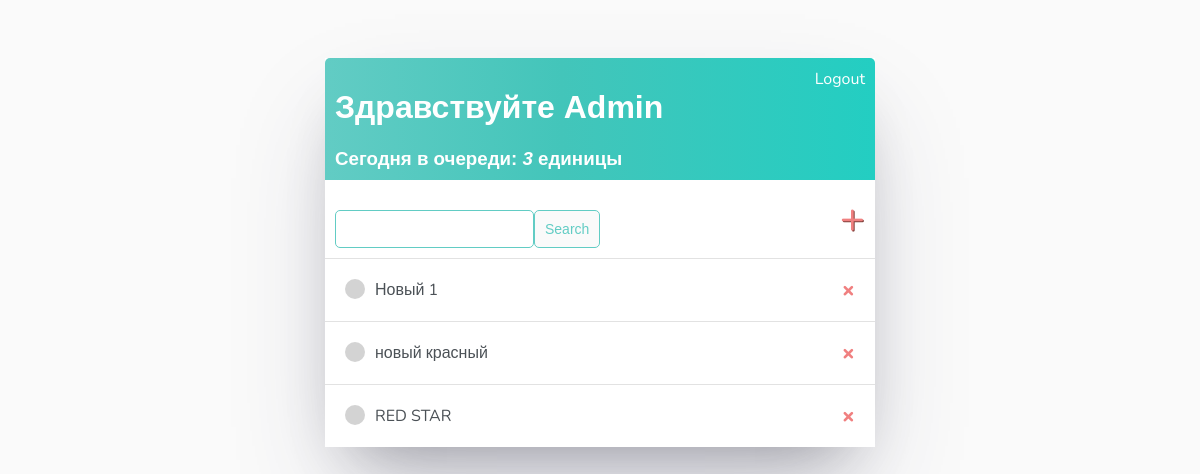
Before: / (signed in) with the older database file.
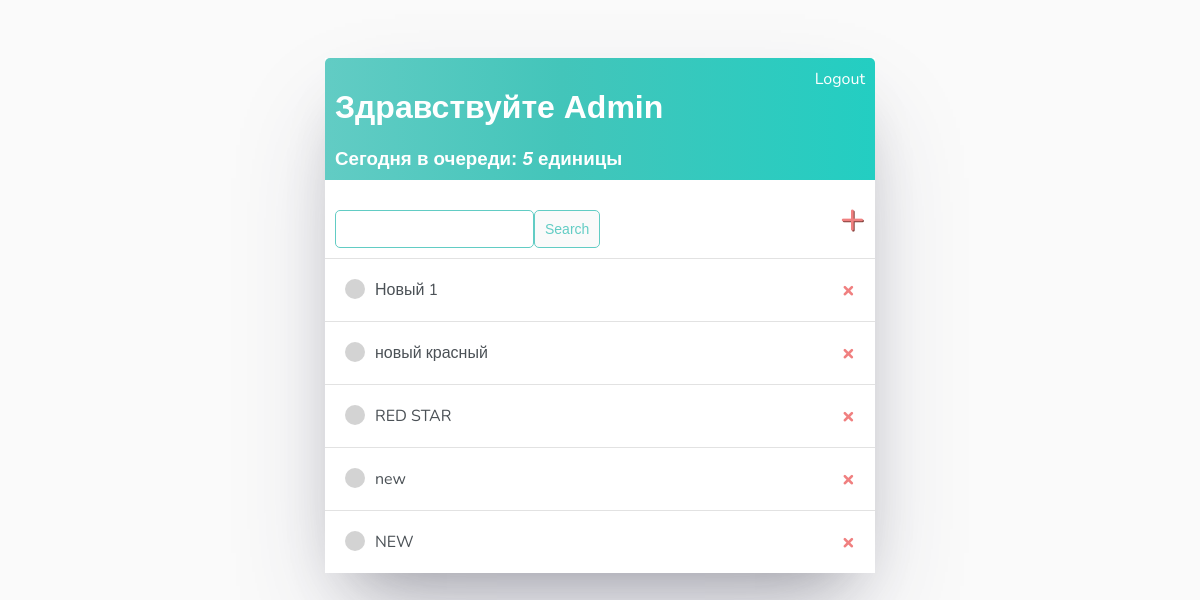
After: the same page with the newer database file.
### base/models.py (models this page shows)
class Unit(models.Model):
    user = models.ForeignKey(User, on_delete=models.SET_NULL, null=True, blank=True)
    title = models.CharField(max_length=200)
    description= models.TextField(null=True, blank=True)
    complete = models.BooleanField(default=False)
    created = models.DateTimeField(auto_now_add=True)
    def __str__(self):
        return self.title
    class Meta:
        ordering = ['complete']

### base/views.py (the view)
# urls.py: path('', UnitList.as_view(), name='units'),
class UnitList(LoginRequiredMixin, ListView):
    model = Unit
    context_object_name = 'units'
    def get_context_data(self, **kwargs):
        context = super().get_context_data(**kwargs)
        context['count'] = context['units'].filter(complete=False).count()
        search_input = self.request.GET.get('search-area') or ''
        if search_input:
            context['units'] = context['units'].filter(
                title__icontains=search_input)
        context['search_input'] = search_input
        return context

### base/templates/base/unit_list.html
{% extends 'base/main.html' %}
{% block content %}
    <div class="header-bar">
        <div>
            <h1>Здравствуйте {{ request.user|title }}</h1>
            <h3 style="margin: 0">Сегодня в очереди: <i>{{ count }}</i> единиц{{ count|pluralize:"а,ы"}}</h3>
        </div>
        {% if request.user.is_authenticated %}
            <a href="{% url 'logout' %}">Logout</a>
        {% else %}
            <a href="{% url 'login' %}">Login</a>
        {% endif %}
    </div>
    <div id="search-add-wrapper">
        <form method="get" style="margin-top: 20px; display: flex;">
            <input type="text" name="search-area" value="{{ search_input }}">
            <input class="button" type="submit" value="Search">
        </form>
    <a id="add-link" href="{% url 'unit-create' %}">&#x2b;</a>
    </div>
    <div class="unit-items-wrapper">
        {% for unit in units %}
            <div class="unit-wrapper">
                {% if unit.complete %}
                    <div class="unit-title">
                        <div class="unit-complete-icon"></div>
                        <i><s><a href="{% url 'unit-update' unit.id %}">{{ unit }}</a></s></i>
                    </div>
                    <a class="delete-link" href="{% url 'unit-delete' unit.id %}">&#215;</a>
                {% else %}
                    <div class="unit-title">
                        <div class="unit-incomplete-icon"></div>
                        <a href="{% url 'unit-update' unit.id %}">{{ unit }}</a>
                    </div>
                    <a class="delete-link" href="{% url 'unit-delete' unit.id %}">&#215;</a>
                {% endif %}
            </div>
        {% empty %}
            <h3>Очередь пуста</h3>
        {% endfor %}
    </div>
{% endblock content %}

### base/templates/base/main.html (shortened to what this page needs)
{% load static %}
<!DOCTYPE html>
<html lang="en">
<head>
    <link rel="stylesheet" href="{% static 'base/style.css' %}">
</head>
<body>
<div class="container">
    {% block content %}
    {% endblock content %}
</div>
</body>
</html>

### base/static/base/style.css (style rules this page uses)
body { background-color: #fafafa; font-family: 'Nunito', sans-serif; padding-top: 50px; }
.container { max-width: 550px; margin: auto; background-color: #fff; box-shadow: rgba(50, 50, 93, 0.25) 0 50px 100px -20px, rgba(0, 0, 0, 0.3) 0 30px 60px -30px; }
h1, h2, h3, h4, h5, h6 { font-family: 'Raleway', sans-serif; }
a, p { color: #4b5156; }
.header-bar { display: flex; justify-content: space-between; color: #fff; padding: 10px; border-radius: 5px 5px 0 0; background: linear-gradient(90deg, #62ccc4 0%, #43c5ba 43%, #23cec2 100%); }
.header-bar a { color: #fff; text-decoration: none; }
.unit-wrapper { display: flex; align-items: center; justify-content: space-between; padding: 20px; background-color: #fff; border-top: 1px solid rgb(226, 226, 226); }
.unit-title { display: flex; }
.unit-title a { text-decoration: none; color: #4b5156; margin-left: 10px; }
.unit-incomplete-icon { height: 20px; width: 20px; background-color: lightgrey; border-radius: 50%; }
.delete-link { text-decoration: none; font-weight: 900; color: lightcoral; font-size: 22px; line-height: 0; }
#search-add-wrapper { display: flex; justify-content: space-between; align-items: center; padding: 10px; }
#add-link { color: lightcoral; text-decoration: none; font-size: 42px; text-shadow: 1px 1px #81413b; }
input[type=text], input[type=password], textarea { border: 1px solid #62ccc4; border-radius: 5px; padding: 10px; width: 90%; }
.button { border: 1px solid #62ccc4; background-color: #fafafa; color: #62ccc4; padding: 10px; font-size: 14px; border-radius: 5px; cursor: pointer; text-decoration: none; }

Changed rows visible on the page:
added Unit: title "new"
added Unit: title "NEW"
Other visible differences:
{{ count }}: "3" → "5"
